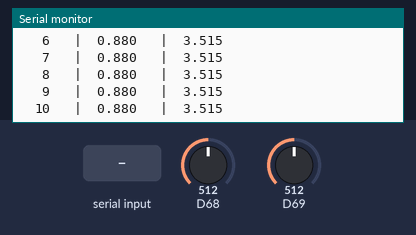
Recording of a sketch running on a simulated Arduino Due. On the bench: the last lines printed to the serial monitor. The test bench sets the inputs (shaded band); at power-on: D68 = 512, D69 = 512 (analog values on the 0–1023 scale).

Above: at 1.2 s.
1.3 s: "R\n" received over Serial
At 2.7 s:
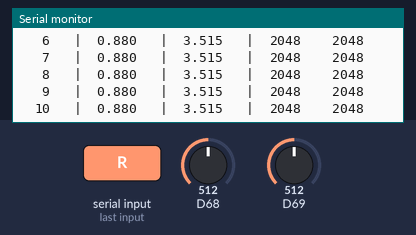
3.5 s: "M\n" received over Serial
At 4.6 s:
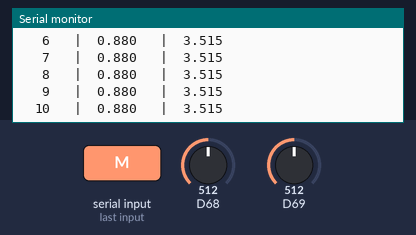
5.5 s: D68 set to 716
At 6.5 s:
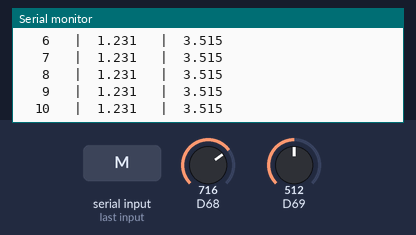
7.0 s: D69 set to 716
At 8.4 s:
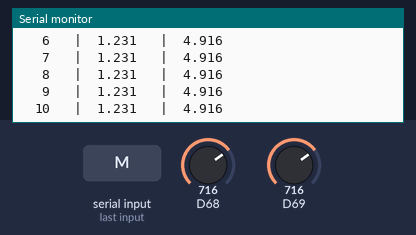
8.5 s: D68 set to 900
10.0 s: D69 set to 900
At 11.5 s:
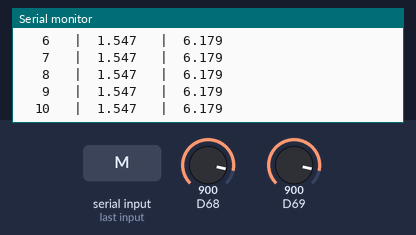
Timing chart, 0 to 12.5 s (numbered marks = the images above; inputs shaded):
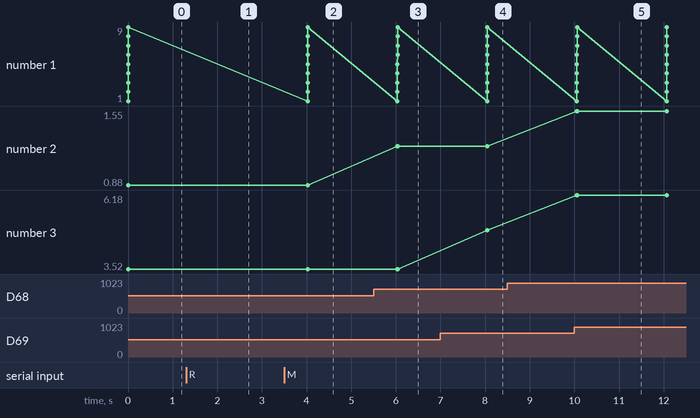

Measured:
- after the input at 1.3 s, the serial monitor: prints a new line after 0.71 s (image 1)
- after the input at 3.5 s, the serial monitor: prints a new line after 0.52 s (image 2)
- after the input at 5.5 s, the serial monitor: prints a new line after 0.53 s (image 3)
- after the input at 7.0 s, the serial monitor: prints a new line after 1.0 s (image 4)
- after the input at 10.0 s, the serial monitor: prints a new line after 0.05 s (image 5)
- plotted number 2: 0.88 → 1.23 after the input at 5.5 s
- plotted number 3: 3.52 → 4.92 after the input at 7.0 s, 4.92 → 6.18 after the input at 10.0 s

The sketch:

T4_Strom_Spannung_Mux.ino
```cpp
/*
  T4 - Strom- und Spannungsmessung ueber die Multiplexer
  ======================================================

  Erstellt: 30.06.2026 (Di)

  Liest fuer alle zehn Kanaele Strom und Spannung ueber die beiden
  Analog-Multiplexer aus und gibt Rohwerte und umgerechnete Werte aus.

  Adressierung : muxS0..S3 = Pin 23 / 22 / 21 / 20  (4 Bit, Kanal 0..9)
  Messeingaenge: Strom   -> Pin 14
                 Spannung-> Pin 15
  ADC          : 12 Bit, Referenz 3,3 V, 32-fache Hardware-Mittelung

  Strommessung : Shunt 75 mOhm, Messverstaerker INA190A1 (25 V/V)
                 I = U_ADC / (0,075 * 25)
  Spannungsmess: Teiler 11,3k / 10k  ->  Faktor 2,13

  Ohne angeschlossene Last sollten alle Stroeme nahe 0 A liegen. Zum Pruefen
  der Spannungsmessung einen Kanal mit T1/T2 auf eine bekannte Spannung legen
  und den Wert mit dem Multimeter vergleichen.

  Ausgabe: serieller Monitor, 115200 Baud
  Befehle: R  Rohwerte (ADC-Counts) mit ausgeben
           M  nur Messwerte (Standard)
*/

const int muxS0 = 23, muxS1 = 22, muxS2 = 21, muxS3 = 20;
const int muxSigI = 14;      // Ausgang Strom-Mux
const int muxSigU = 15;      // Ausgang Spannungs-Mux

const int   ADC_MAX  = 4095;
const float ADC_REF  = 3.3;
const float SHUNT_OHM = 0.075;
const float INA_GAIN  = 25.0;
const float VDIV_FACTOR = (11300.0 + 10000.0) / 10000.0;   // = 2,13

bool zeigeRoh = false;

void selectMuxChannel(int ch) {
  digitalWrite(muxS0, (ch >> 0) & 0x01);
  digitalWrite(muxS1, (ch >> 1) & 0x01);
  digitalWrite(muxS2, (ch >> 2) & 0x01);
  digitalWrite(muxS3, (ch >> 3) & 0x01);
}

int readRaw(int ch, int pin) {
  selectMuxChannel(ch);
  delayMicroseconds(150);      // Mux und ADC einschwingen lassen
  analogRead(pin);             // Dummy-Read: Sample&Hold laden
  return analogRead(pin);
}

void setup() {
  Serial.begin(115200);
  while (!Serial && millis() < 3000) {}

  pinMode(muxS0, OUTPUT); pinMode(muxS1, OUTPUT);
  pinMode(muxS2, OUTPUT); pinMode(muxS3, OUTPUT);
  selectMuxChannel(0);

  analogReadResolution(12);
  analogReadAveraging(32);

  Serial.println();
  Serial.println("=== T4: Strom- und Spannungsmessung ueber Multiplexer ===");
  Serial.println("Befehle: R = Rohwerte anzeigen, M = nur Messwerte");
  Serial.println();
}

void loop() {
  if (Serial.available()) {
    String s = Serial.readStringUntil('\n');
    s.trim(); s.toUpperCase();
    if (s == "R") { zeigeRoh = true;  Serial.println(">> Rohwerte an"); }
    if (s == "M") { zeigeRoh = false; Serial.println(">> Rohwerte aus"); }
  }

  Serial.println("Kanal |   I [A]  |   U [V]  " + String(zeigeRoh ? "|  ADC_I  ADC_U" : ""));
  Serial.println("------+----------+----------" + String(zeigeRoh ? "+--------------" : ""));
  for (int ch = 0; ch < 10; ch++) {
    int rawI = readRaw(ch, muxSigI);
    int rawU = readRaw(ch, muxSigU);
    float vI = (float)rawI / ADC_MAX * ADC_REF;
    float vU = (float)rawU / ADC_MAX * ADC_REF;
    float strom = vI / (SHUNT_OHM * INA_GAIN);
    float spann = vU * VDIV_FACTOR;

    Serial.print("  ");
    if (ch + 1 < 10) Serial.print(" ");
    Serial.print(ch + 1);
    Serial.print("   |  ");
    Serial.print(strom, 3);
    Serial.print("   |  ");
    Serial.print(spann, 3);
    if (zeigeRoh) {
      Serial.print("   |  "); Serial.print(rawI);
      Serial.print("    "); Serial.print(rawU);
    }
    Serial.println();
  }
  Serial.println();
  delay(2000);
}
```
